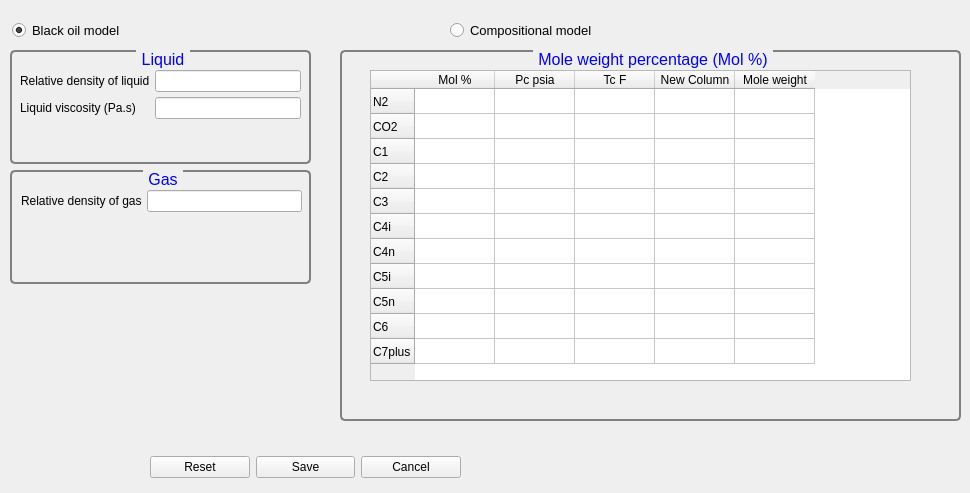
           <widget class="QWidget" name="tabFluid">
            <attribute name="title">
             <string>Fluid Property</string>
            </attribute>
            <widget class="QGroupBox" name="groupBox_vertical_2">
             <property name="geometry">
              <rect>
               <x>10</x>
               <y>50</y>
               <width>301</width>
               <height>114</height>
              </rect>
             </property>
             <property name="font">
              <font>
               <pointsize>12</pointsize>
               <italic>false</italic>
               <bold>false</bold>
              </font>
             </property>
             <property name="styleSheet">
              <string notr="true">QGroupBox {
    background-color: qlineargradient(x1: 0, y1: 0, x2: 0, y2: 1,
                                      stop: 0 #E0E0E0, stop: 1 #FFFFFF);
    border: 2px solid gray;
    border-radius: 5px;
    margin-top: 1ex; /* leave space at the top for the title */
	font: 12pt;
}

QGroupBox::title {
    subcontrol-origin: margin;
    subcontrol-position: top center; /* position at the top center */
    padding: 0 3px;
    background-color: qlineargradient(x1: 0, y1: 0, x2: 0, y2: 1,
                                      stop: 0 #FFDD00, stop: 1 #FBB034);
	border-radius:2px;
	color:blue;
}</string>
             </property>
             <property name="title">
              <string>Liquid</string>
             </property>
             <widget class="QWidget" name="formLayoutWidget_8">
              <property name="geometry">
               <rect>
                <x>10</x>
                <y>20</y>
                <width>281</width>
                <height>51</height>
               </rect>
              </property>
              <layout class="QFormLayout" name="formLayout_13">
               <property name="horizontalSpacing">
                <number>5</number>
               </property>
               <property name="verticalSpacing">
                <number>5</number>
               </property>
               <item row="0" column="1">
                <widget class="QLineEdit" name="lineEdit_denlR">
                 <property name="maxLength">
                  <number>8</number>
                 </property>
                </widget>
               </item>
               <item row="0" column="0">
                <widget class="QLabel" name="label_denlR">
                 <property name="text">
                  <string>Relative density of liquid</string>
                 </property>
                </widget>
               </item>
               <item row="1" column="0">
                <widget class="QLabel" name="label_visL">
                 <property name="text">
                  <string>Liquid viscosity (Pa.s)</string>
                 </property>
                </widget>
               </item>
               <item row="1" column="1">
                <widget class="QLineEdit" name="lineEdit_visL">
                 <property name="maxLength">
                  <number>8</number>
                 </property>
                </widget>
               </item>
              </layout>
             </widget>
            </widget>
            <widget class="QGroupBox" name="groupBox_vertical_3">
             <property name="geometry">
              <rect>
               <x>10</x>
               <y>170</y>
               <width>301</width>
               <height>114</height>
              </rect>
             </property>
             <property name="font">
              <font>
               <pointsize>12</pointsize>
               <italic>false</italic>
               <bold>false</bold>
              </font>
             </property>
             <property name="styleSheet">
              <string notr="true">QGroupBox {
    background-color: qlineargradient(x1: 0, y1: 0, x2: 0, y2: 1,
                                      stop: 0 #E0E0E0, stop: 1 #FFFFFF);
    border: 2px solid gray;
    border-radius: 5px;
    margin-top: 1ex; /* leave space at the top for the title */
	font: 12pt;
}

QGroupBox::title {
    subcontrol-origin: margin;
    subcontrol-position: top center; /* position at the top center */
    padding: 0 3px;
    background-color: qlineargradient(x1: 0, y1: 0, x2: 0, y2: 1,
                                      stop: 0 #FFDD00, stop: 1 #FBB034);
	border-radius:2px;
	color:blue;
}</string>
             </property>
             <property name="title">
              <string>Gas</string>
             </property>
             <widget class="QWidget" name="formLayoutWidget_11">
              <property name="geometry">
               <rect>
                <x>11</x>
                <y>20</y>
                <width>281</width>
                <height>81</height>
               </rect>
              </property>
              <layout class="QFormLayout" name="formLayout_16">
               <property name="horizontalSpacing">
                <number>5</number>
               </property>
               <property name="verticalSpacing">
                <number>5</number>
               </property>
               <item row="0" column="0">
                <widget class="QLabel" name="label_dengR">
                 <property name="text">
                  <string>Relative density of gas</string>
                 </property>
                </widget>
               </item>
               <item row="0" column="1">
                <widget class="QLineEdit" name="lineEdit_dengR">
                 <property name="maxLength">
                  <number>8</number>
                 </property>
                </widget>
               </item>
              </layout>
             </widget>
            </widget>
            <widget class="QWidget" name="layoutWidget_3">
             <property name="geometry">
              <rect>
               <x>150</x>
               <y>450</y>
               <width>311</width>
               <height>34</height>
              </rect>
             </property>
             <layout class="QHBoxLayout" name="horizontalLayout_8">
              <item>
               <widget class="QPushButton" name="btn_reset_FP">
                <property name="styleSheet">
                 <string notr="true">background-color: qlineargradient(x1: 0, y1: 0, x2: 0, y2: 1,
                                      stop: 0 #f6f7fa, stop: 1 #dadbde);

font: 12pt bold &quot;Arial&quot;;</string>
                </property>
                <property name="text">
                 <string>Reset</string>
                </property>
                <property name="icon">
                 <iconset resource="plunger_ico.qrc">
                  <normaloff>:/plunger/icons/Reset.png</normaloff>:/plunger/icons/Reset.png</iconset>
                </property>
                <property name="iconSize">
                 <size>
                  <width>24</width>
                  <height>24</height>
                 </size>
                </property>
               </widget>
              </item>
              <item>
               <widget class="QPushButton" name="btn_save_FP">
                <property name="styleSheet">
                 <string notr="true">background-color: qlineargradient(x1: 0, y1: 0, x2: 0, y2: 1,
                                      stop: 0 #f6f7fa, stop: 1 #dadbde);

font: 12pt bold &quot;Arial&quot;;</string>
                </property>
                <property name="text">
                 <string>Save</string>
                </property>
                <property name="icon">
                 <iconset resource="plunger_ico.qrc">
                  <normaloff>:/plunger/icons/save.png</normaloff>:/plunger/icons/save.png</iconset>
                </property>
                <property name="iconSize">
                 <size>
                  <width>24</width>
                  <height>24</height>
                 </size>
                </property>
               </widget>
              </item>
              <item>
               <widget class="QPushButton" name="btn_cancel_FP">
                <property name="styleSheet">
                 <string notr="true">background-color: qlineargradient(x1: 0, y1: 0, x2: 0, y2: 1,
                                      stop: 0 #f6f7fa, stop: 1 #dadbde);

font: 12pt bold &quot;Arial&quot;;</string>
                </property>
                <property name="text">
                 <string>Cancel</string>
                </property>
                <property name="icon">
                 <iconset resource="plunger_ico.qrc">
                  <normaloff>:/plunger/icons/stop.png</normaloff>:/plunger/icons/stop.png</iconset>
                </property>
                <property name="iconSize">
                 <size>
                  <width>24</width>
                  <height>24</height>
                 </size>
                </property>
               </widget>
              </item>
             </layout>
            </widget>
            <widget class="QRadioButton" name="radioButton_BlackOil">
             <property name="geometry">
              <rect>
               <x>12</x>
               <y>20</y>
               <width>171</width>
               <height>20</height>
              </rect>
             </property>
             <property name="styleSheet">
              <string notr="true">font: 10pt;</string>
             </property>
             <property name="text">
              <string>Black oil model</string>
             </property>
             <property name="checkable">
              <bool>true</bool>
             </property>
             <property name="checked">
              <bool>true</bool>
             </property>
            </widget>
            <widget class="QRadioButton" name="radioButton_Compositional">
             <property name="geometry">
              <rect>
               <x>450</x>
               <y>20</y>
               <width>221</width>
               <height>20</height>
              </rect>
             </property>
             <property name="styleSheet">
              <string notr="true">font: 10pt;</string>
             </property>
             <property name="text">
              <string>Compositional model</string>
             </property>
             <property name="checkable">
              <bool>true</bool>
             </property>
             <property name="checked">
              <bool>false</bool>
             </property>
            </widget>
            <widget class="QGroupBox" name="groupBox_vertical_8">
             <property name="geometry">
              <rect>
               <x>340</x>
               <y>50</y>
               <width>621</width>
               <height>371</height>
              </rect>
             </property>
             <property name="font">
              <font>
               <pointsize>12</pointsize>
               <italic>false</italic>
               <bold>false</bold>
              </font>
             </property>
             <property name="styleSheet">
              <string notr="true">QGroupBox {
    background-color: qlineargradient(x1: 0, y1: 0, x2: 0, y2: 1,
                                      stop: 0 #E0E0E0, stop: 1 #FFFFFF);
    border: 2px solid gray;
    border-radius: 5px;
    margin-top: 1ex; /* leave space at the top for the title */
	font: 12pt;
}

QGroupBox::title {
    subcontrol-origin: margin;
    subcontrol-position: top center; /* position at the top center */
    padding: 0 3px;
    background-color: qlineargradient(x1: 0, y1: 0, x2: 0, y2: 1,
                                      stop: 0 #FFDD00, stop: 1 #FBB034);
	border-radius:2px;
	color:blue;
}</string>
             </property>
             <property name="title">
              <string>Mole weight percentage (Mol %)</string>
             </property>
             <widget class="QTableWidget" name="tableWidget_Compositional">
              <property name="geometry">
               <rect>
                <x>30</x>
                <y>20</y>
                <width>541</width>
                <height>311</height>
               </rect>
              </property>
              <attribute name="horizontalHeaderMinimumSectionSize">
               <number>39</number>
              </attribute>
              <attribute name="horizontalHeaderDefaultSectionSize">
               <number>80</number>
              </attribute>
              <attribute name="horizontalHeaderHighlightSections">
               <bool>true</bool>
              </attribute>
              <attribute name="verticalHeaderCascadingSectionResizes">
               <bool>false</bool>
              </attribute>
              <attribute name="verticalHeaderDefaultSectionSize">
               <number>25</number>
              </attribute>
              <row>
               <property name="text">
                <string>N2</string>
               </property>
              </row>
              <row>
               <property name="text">
                <string>CO2</string>
               </property>
              </row>
              <row>
               <property name="text">
                <string>C1</string>
               </property>
              </row>
              <row>
               <property name="text">
                <string>C2</string>
               </property>
              </row>
              <row>
               <property name="text">
                <string>C3</string>
               </property>
              </row>
              <row>
               <property name="text">
                <string>C4i</string>
               </property>
              </row>
              <row>
               <property name="text">
                <string>C4n</string>
               </property>
              </row>
              <row>
               <property name="text">
                <string>C5i</string>
               </property>
              </row>
              <row>
               <property name="text">
                <string>C5n</string>
               </property>
              </row>
              <row>
               <property name="text">
                <string>C6</string>
               </property>
              </row>
              <row>
               <property name="text">
                <string>C7plus</string>
               </property>
              </row>
              <column>
               <property name="text">
                <string>Mol %</string>
               </property>
              </column>
              <column>
               <property name="text">
                <string>Pc psia</string>
               </property>
              </column>
              <column>
               <property name="text">
                <string>Tc F</string>
               </property>
              </column>
              <column>
               <property name="text">
                <string>New Column</string>
               </property>
              </column>
              <column>
               <property name="text">
                <string>Mole weight</string>
               </property>
              </column>
             </widget>
            </widget>
           </widget>
